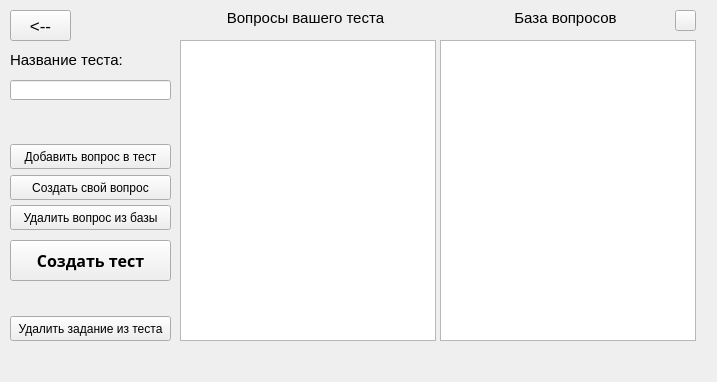
<?xml version="1.0" encoding="UTF-8"?>
<ui version="4.0">
 <class>Form</class>
 <widget class="QWidget" name="Form">
  <property name="geometry">
   <rect>
    <x>0</x>
    <y>0</y>
    <width>717</width>
    <height>382</height>
   </rect>
  </property>
  <property name="windowTitle">
   <string>Form</string>
  </property>
  <widget class="QPushButton" name="return_btn">
   <property name="geometry">
    <rect>
     <x>10</x>
     <y>10</y>
     <width>61</width>
     <height>31</height>
    </rect>
   </property>
   <property name="font">
    <font>
     <pointsize>13</pointsize>
    </font>
   </property>
   <property name="text">
    <string>&lt;--</string>
   </property>
  </widget>
  <widget class="QLabel" name="label">
   <property name="geometry">
    <rect>
     <x>10</x>
     <y>50</y>
     <width>131</width>
     <height>20</height>
    </rect>
   </property>
   <property name="font">
    <font>
     <pointsize>11</pointsize>
    </font>
   </property>
   <property name="text">
    <string>Название теста:</string>
   </property>
  </widget>
  <widget class="QLineEdit" name="testname_val">
   <property name="geometry">
    <rect>
     <x>10</x>
     <y>80</y>
     <width>161</width>
     <height>20</height>
    </rect>
   </property>
  </widget>
  <widget class="QLabel" name="test_task_sl">
   <property name="geometry">
    <rect>
     <x>10</x>
     <y>110</y>
     <width>161</width>
     <height>21</height>
    </rect>
   </property>
   <property name="text">
    <string/>
   </property>
  </widget>
  <widget class="QPushButton" name="add_question_btn">
   <property name="geometry">
    <rect>
     <x>10</x>
     <y>144</y>
     <width>161</width>
     <height>25</height>
    </rect>
   </property>
   <property name="text">
    <string>Добавить вопрос в тест</string>
   </property>
  </widget>
  <widget class="QLabel" name="test_creation_sl">
   <property name="geometry">
    <rect>
     <x>10</x>
     <y>285</y>
     <width>161</width>
     <height>25</height>
    </rect>
   </property>
   <property name="text">
    <string/>
   </property>
  </widget>
  <widget class="QPushButton" name="create_test_btn">
   <property name="geometry">
    <rect>
     <x>10</x>
     <y>240</y>
     <width>161</width>
     <height>41</height>
    </rect>
   </property>
   <property name="font">
    <font>
     <family>Showcard Gothic</family>
     <pointsize>12</pointsize>
     <weight>75</weight>
     <bold>true</bold>
    </font>
   </property>
   <property name="text">
    <string>Создать тест</string>
   </property>
  </widget>
  <widget class="QLabel" name="label_2">
   <property name="geometry">
    <rect>
     <x>440</x>
     <y>10</y>
     <width>251</width>
     <height>16</height>
    </rect>
   </property>
   <property name="font">
    <font>
     <pointsize>11</pointsize>
    </font>
   </property>
   <property name="text">
    <string>База вопросов</string>
   </property>
   <property name="alignment">
    <set>Qt::AlignCenter</set>
   </property>
  </widget>
  <widget class="QLabel" name="label_3">
   <property name="geometry">
    <rect>
     <x>180</x>
     <y>10</y>
     <width>251</width>
     <height>16</height>
    </rect>
   </property>
   <property name="font">
    <font>
     <pointsize>11</pointsize>
    </font>
   </property>
   <property name="text">
    <string>Вопросы вашего теста</string>
   </property>
   <property name="alignment">
    <set>Qt::AlignCenter</set>
   </property>
  </widget>
  <widget class="QLabel" name="total_sl">
   <property name="geometry">
    <rect>
     <x>0</x>
     <y>355</y>
     <width>717</width>
     <height>27</height>
    </rect>
   </property>
   <property name="text">
    <string/>
   </property>
   <property name="alignment">
    <set>Qt::AlignCenter</set>
   </property>
  </widget>
  <widget class="QPushButton" name="create_question_btn">
   <property name="geometry">
    <rect>
     <x>10</x>
     <y>175</y>
     <width>161</width>
     <height>25</height>
    </rect>
   </property>
   <property name="text">
    <string>Создать свой вопрос</string>
   </property>
  </widget>
  <widget class="QPushButton" name="instruction_btn">
   <property name="geometry">
    <rect>
     <x>675</x>
     <y>10</y>
     <width>21</width>
     <height>21</height>
    </rect>
   </property>
   <property name="text">
    <string/>
   </property>
  </widget>
  <widget class="QPushButton" name="delete_task_btn">
   <property name="geometry">
    <rect>
     <x>10</x>
     <y>316</y>
     <width>161</width>
     <height>25</height>
    </rect>
   </property>
   <property name="text">
    <string>Удалить задание из теста</string>
   </property>
  </widget>
  <widget class="QPushButton" name="del_question_btn">
   <property name="geometry">
    <rect>
     <x>10</x>
     <y>205</y>
     <width>161</width>
     <height>25</height>
    </rect>
   </property>
   <property name="text">
    <string>Удалить вопрос из базы</string>
   </property>
  </widget>
  <widget class="QListWidget" name="test_questions">
   <property name="geometry">
    <rect>
     <x>180</x>
     <y>40</y>
     <width>256</width>
     <height>301</height>
    </rect>
   </property>
  </widget>
  <widget class="QListWidget" name="question_base">
   <property name="geometry">
    <rect>
     <x>440</x>
     <y>40</y>
     <width>256</width>
     <height>301</height>
    </rect>
   </property>
  </widget>
 </widget>
 <resources/>
 <connections/>
</ui>
